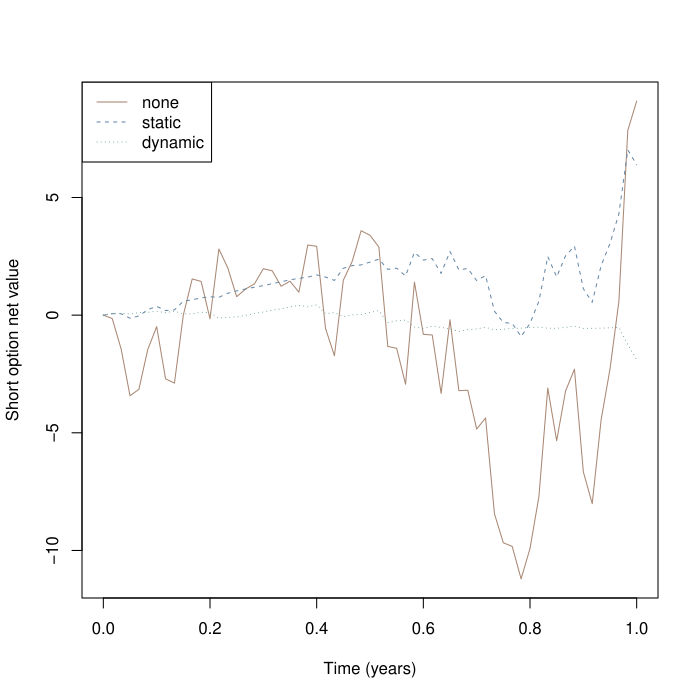

The R source for this figure:
pdf('tests/bs-round3/case-1-full.pdf')
# 一份教学欧式期权对应一单位标的；卖出一份，非真实市场预测
# [parameters] 定价与路径波动率一致；允许卖空、分数持仓，无交易成本
S0 <- 100; K <- 100; T <- 1; r <- 0.05; q <- 0.03; sigma <- 0.2
N <- 60; interval <- 1; seed <- 2027; type <- "C"
# [validation] 与网页使用同一教学域；不截断超域价格
stopifnot(all(is.finite(c(S0,K,T,r,q,sigma,N,interval,seed))), S0>=.01, S0<=1e5, K>=.01, K<=1e5,
          T>0, T<=10, r >= -0.1, r<=.3, q>=0, q<=1, sigma>=0, sigma<=2,
          N>=1, N<=504, N==floor(N), interval>=1, interval<=504, interval==floor(interval),
          seed>=0, seed<=2147483646, seed==floor(seed), type %in% c("C","P"))
# [delta] 带连续股息的 BS 价格、Delta；到期直接使用支付函数
option <- function(S, tau) {
  if(tau==0) return(c(price=if(type=="C") max(S-K,0) else max(K-S,0), delta=NA_real_, gamma=NA_real_))
  A <- S*exp(-q*tau); D <- K*exp(-r*tau)
  if(sigma==0) {
    if(A==D) stop("Zero volatility kink: Delta is not unique")
    d <- as.numeric(A>D)
    return(c(price=if(type=="C") max(A-D,0) else max(D-A,0), delta=exp(-q*tau)*(d-if(type=="P") 1 else 0), gamma=0))
  }
  d1 <- (log(S/K)+(r-q+sigma^2/2)*tau)/(sigma*sqrt(tau)); d2 <- d1-sigma*sqrt(tau)
  price <- if(type=="C") max(0,A-D,A*pnorm(d1)-D*pnorm(d2)) else max(0,D-A,D*pnorm(-d2)-A*pnorm(-d1))
  delta <- exp(-q*tau)*(pnorm(d1)-if(type=="P") 1 else 0)
  c(price=price, delta=delta, gamma=exp(-q*tau)*dnorm(d1)/(S*sigma*sqrt(tau)))
}
# [path] Park-Miller + Box-Muller，与网页相同的可复现教学随机数
normal_draws <- function(seed, n) {
  state <- seed %% 2147483646 + 1
  uniform <- function() { state <<- (state*16807) %% 2147483647; state/2147483647 }
  vapply(seq_len(n), function(i) sqrt(-2*log(uniform()))*cos(2*pi*uniform()), numeric(1))
}
dt <- T/N
Z <- normal_draws(seed,N)
spots <- numeric(N+1); spots[1] <- S0
for(i in seq_len(N)) spots[i+1] <- spots[i]*exp((r-q-sigma^2/2)*dt+sigma*sqrt(dt)*Z[i])
stopifnot(length(spots)==N+1, spots[1]==S0, all(is.finite(spots)), all(spots>=.01 & spots<=1e5))
# [time] 期末tau严格为0；三种策略共享同一条路径与同一权利金
values <- t(vapply(0:N,function(i) option(spots[i+1], T*(N-i)/N), numeric(3)))
premium <- values[1,"price"]
run_strategy <- function(strategy) {
  # [initial] 权利金支付股票成本，余款为现金；允许负现金（借款）
  holding <- if(strategy=="none") 0 else values[1,"delta"]
  cash <- premium-holding*S0
  rows <- data.frame(i=0,t=0,tau=T,S=S0,price=premium,delta=values[1,"delta"],gamma=values[1,"gamma"],
    oldHolding=0,holding=holding,quantity=holding,cashBefore=premium,interest=0,dividend=0,
    tradeCash=-holding*S0,cash=cash,net=holding*S0+cash-premium,netDelta=holding-values[1,"delta"],rebalance=FALSE,settlement=0)
  for(i in seq_len(N)) {
    # [interest] 先按连续复利更新现金账户，负现金承担利息
    oldHolding <- holding; interest <- cash*expm1(r*dt)
    # [dividend] 左端点矩形近似，股息期末入账；空头为支出，不额外复利
    dividend <- oldHolding*q*spots[i]*dt
    cashBefore <- cash+interest+dividend
    # [trade] 仅动态策略在约定时点调仓；到期不再构造Delta
    rebalance <- strategy=="dynamic" && i<N && i %% interval==0
    if(rebalance) holding <- values[i+1,"delta"]
    quantity <- holding-oldHolding
    tradeCash <- -quantity*spots[i+1]
    cash <- cashBefore+tradeCash
    # [net] 卖方组合：股票+现金-期权负债；终点price为真实支付
    net <- holding*spots[i+1]+cash-values[i+1,"price"]
    rows <- rbind(rows,data.frame(i=i,t=i*dt,tau=T*(N-i)/N,S=spots[i+1],price=values[i+1,"price"],
      delta=values[i+1,"delta"],gamma=values[i+1,"gamma"],oldHolding=oldHolding,holding=holding,quantity=quantity,
      cashBefore=cashBefore,interest=interest,dividend=dividend,tradeCash=tradeCash,cash=cash,net=net,
      netDelta=if(i==N) NA_real_ else holding-values[i+1,"delta"],rebalance=rebalance,settlement=0))
  }
  rows
}
results <- lapply(c("none","static","dynamic"),run_strategy)
names(results) <- c("none","static","dynamic")
errors <- vapply(results,function(x) tail(x$net,1),numeric(1))
# [settle] 终点表格为清算前账户；卖出所有股票并支付期权后，现金等于净误差
settlement <- lapply(results,function(x) {
  last <- x[nrow(x),]; c(stockLiquidation=last$holding*last$S, optionPayment=-last$price,
    cashBefore=last$cash, finalCash=last$cash+last$holding*last$S-last$price, finalHolding=0)
})
print(errors, digits=12)
print(tail(results$dynamic,3), digits=10)
# [validation] 逐期对账与自融资验证
for(x in results) {
  stopifnot(abs(x$net[1])<1e-8)
  stopifnot(max(abs(x$cash-x$cashBefore-x$tradeCash))<1e-7)
  stopifnot(max(abs(x$net-(x$holding*x$S+x$cash-x$price)))<1e-7)
  stopifnot(max(abs(diff(x$cash)-x$interest[-1]-x$dividend[-1]-x$tradeCash[-1]))<1e-7)
}
# [plot] 相同路径上的三策略；单条路径误差不保证随调仓频率单调改善
matplot((0:N)*dt,do.call(cbind,lapply(results,function(x) x$net)),type="l",lty=1:3,
        col=c("#a98773","#6689a8","#659b8a"),xlab="Time (years)",ylab="Short option net value")
legend("topleft",legend=names(results),lty=1:3,col=c("#a98773","#6689a8","#659b8a"))
# RStudio实践：保持N、seed与其他参数不变，只修改interval后整段重跑。
# 比较errors和逐期账户；更频繁调仓不保证本路径误差单调下降或盈利。

for(k in names(results)) write.table(results[[k]],file=paste0('tests/bs-round3/case-1-full-',k,'.csv'),row.names=FALSE,quote=FALSE,sep=',',na='NA')
dev.off()
